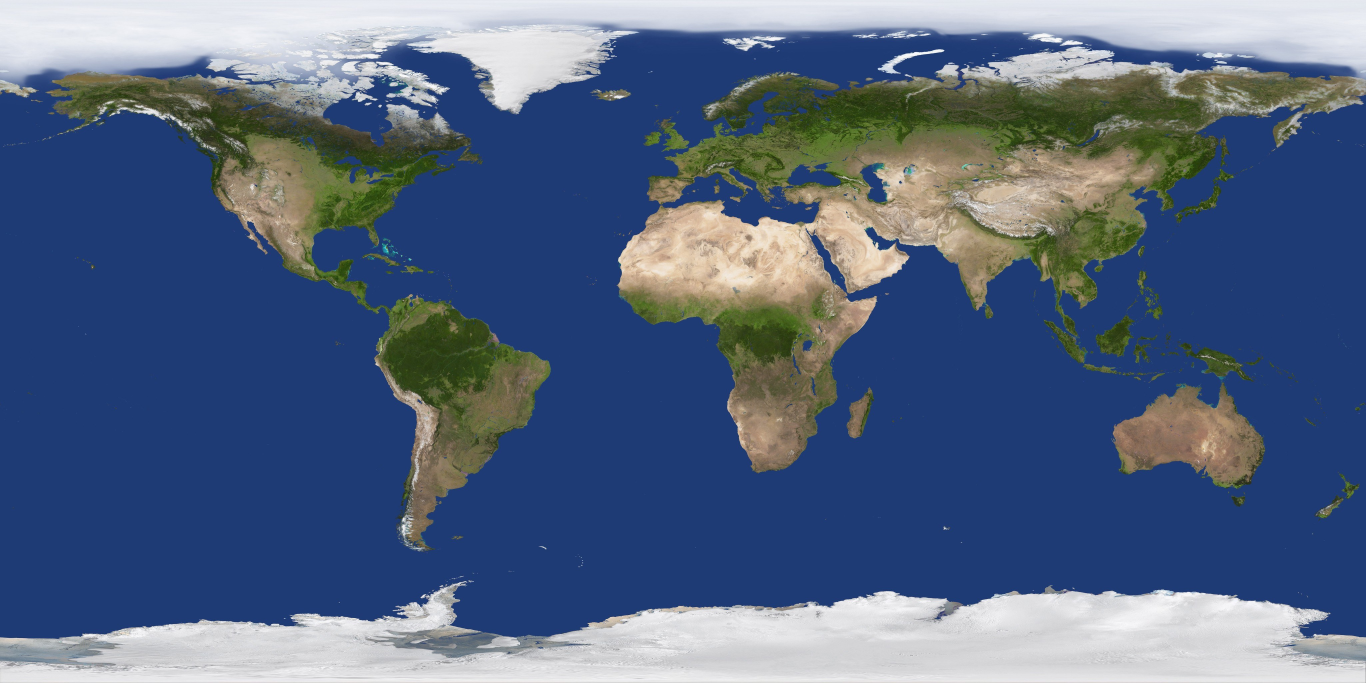
#> input picture assets/hi/earth_day.jpg, 4096 x 2048 px, found by its file name (shown at 1/3 size); its folder holds 7 pictures in this run
$ python rebuild_assets_8k.py
#> lines starting #> are read from the running program, lines starting #| are printed output that depends on the picture; after the words box and inside, x2 and y2 are one past the last pixel; in counts of white or black regions, pixels touching at a corner belong together
"""
Bangun ulang assets/hi/ dari sumber 8K (assets_src/ dan assets_raw/).
Tujuan: permintaan pengguna "asset mode pov sangat tidak HD, cari asset
paling HD dan realistik".

TEMUAN: assets_src/ dan assets_raw/ SUDAH berisi citra 8192x4096 (8K) untuk
Bumi, Bulan, Merkurius, Venus, Mars, Jupiter, Saturnus, Matahari — tetapi
assets/hi/ yang benar-benar dimuat aplikasi masih 4096x2048 (4K). Aset 8K
tersebut belum pernah diproses masuk. Skrip ini memprosesnya.

Aturan:
  - Sumber diambil dari assets_src/ bila ada (sudah dipotong/diperbaiki),
    else assets_raw/.
  - assets/hi/  = resolusi PENUH 8K (8192x4096), JPEG q92.
  - assets/lo/  = 2048x1024 (naik dari 1024x512), JPEG q85.
  - Normal map: dibuat dari luminance, 2048x1024 untuk hi, 1024x512 untuk lo.
    Ditambahkan untuk Bumi (sebelumnya TIDAK ADA -> permukaan rata) dan
    planet/satelit batuan yang belum punya.
  - Verifikasi ukuran akhir dicetak; tidak ada klaim tanpa bukti.
"""
import os, sys
from PIL import Image, ImageFilter
import numpy as np

ROOT = os.path.dirname(os.path.dirname(os.path.abspath(__file__)))
SRC_A = os.path.join(ROOT, 'assets_src')     # sumber sudah dipotong
SRC_B = os.path.join(ROOT, 'assets_raw')     # sumber mentah
HI = os.path.join(ROOT, 'assets', 'hi')
LO = os.path.join(ROOT, 'assets', 'lo')
os.makedirs(HI, exist_ok=True)
os.makedirs(LO, exist_ok=True)

# nama tujuan -> kandidat sumber (urut prioritas), buat normal map?
PLAN = [
    ('earth_day.jpg',    ['earth_day.jpg', '8k_earth_daymap.jpg'],   True),
    ('earth_clouds.jpg', ['earth_clouds.jpg', '8k_earth_clouds.jpg'], False),
    ('earth_night.jpg',  ['earth_night.jpg', '8k_earth_nightmap.jpg'], False),
    ('moon.jpg',         ['moon.jpg', '8k_moon.jpg'],                True),
    ('mars.jpg',         ['mars.jpg', '8k_mars.jpg'],                True),
    ('mercury.jpg',      ['mercury.jpg', '8k_mercury.jpg'],          True),
    ('venus.jpg',        ['venus.jpg', '8k_venus_surface.jpg'],      False),
    ('jupiter.jpg',      ['jupiter.jpg', '8k_jupiter.jpg'],          False),
    ('saturn.jpg',       ['saturn.jpg', '8k_saturn.jpg'],            False),
    ('sun.jpg',          ['sun.jpg', '8k_sun.jpg'],                  False),
    ('uranus.jpg',       ['uranus.jpg', '2k_uranus.jpg'],            False),
    ('neptune.jpg',      ['neptune.jpg', '2k_neptune.jpg'],          False),
    ('io.jpg',           ['io.jpg', '_moon_io.org&utm_campaign=imageinfo&utm_content=original'], True),
    ('europa.jpg',       ['europa.jpg', '_europa_big.jpg'],          True),
    ('ganymede.jpg',     ['ganymede.jpg', '_moon_ganymede.org&utm_campaign=imageinfo&utm_content=original'], True),
    ('callisto.jpg',     ['callisto.jpg', '_moon_callisto.org&utm_campaign=imageinfo&utm_content=original'], True),
    ('titan.jpg',        ['titan.jpg', '_moon_titan.org&utm_campaign=imageinfo&utm_content=original'], False),
    ('rhea.jpg',         ['rhea.jpg', '_moon_rhea.org&utm_campaign=imageinfo&utm_content=original'], True),
    ('iapetus.jpg',      ['iapetus.jpg', '_moon_iapetus.org&utm_campaign=imageinfo&utm_content=original'], True),
    ('triton.jpg',       ['triton.jpg', '_moon_triton.org&utm_campaign=imageinfo&utm_content=original'], True),
    ('titania.jpg',      ['titania.jpg', '_moon_titania.org&utm_campaign=imageinfo&utm_content=original'], True),
    ('phobos.jpg',       ['phobos.png', '_moon_phobos.org&utm_campaign=imageinfo&utm_content=original'], True),
    ('deimos.jpg',       ['deimos.jpg', '_deimos.jpg'],              True),
]

HI_MAX = 8192
LO_MAX = 2048
NORMAL_HI = 2048
NORMAL_LO = 1024


def find_src(names):
    for n in names:
        for d in (SRC_A, SRC_B):
            p = os.path.join(d, n)
            if os.path.exists(p):
                return p
    return None


def sobel_normal(src_path, dst_path, size, strength=2.6, blur=0.6):
    img = Image.open(src_path).convert('L')
    w, h = img.size
    tw = min(w, size)
    th = max(1, int(round(h * tw / w)))
    img = img.resize((tw, th), Image.LANCZOS)
    if blur > 0:
        img = img.filter(ImageFilter.GaussianBlur(blur))
    a = np.asarray(img, dtype=np.float32) / 255.0
    gx = np.zeros_like(a); gy = np.zeros_like(a)
    gx[:, 1:-1] = (a[:, 2:] - a[:, :-2]) * 0.5
    gy[1:-1, :] = (a[2:, :] - a[:-2, :]) * 0.5
    gx[:, 0]  = (a[:, 1] - a[:, -1]) * 0.5
    gx[:, -1] = (a[:, 0] - a[:, -2]) * 0.5
    nx = -gx * strength; ny = gy * strength; nz = np.ones_like(a)
    ln = np.sqrt(nx*nx + ny*ny + nz*nz)
    nx, ny, nz = nx/ln, ny/ln, nz/ln
    rgb = np.stack([((nx*0.5+0.5)*255), ((ny*0.5+0.5)*255), ((nz*0.5+0.5)*255)], axis=-1).astype(np.uint8)
    Image.fromarray(rgb, 'RGB').save(dst_path, 'JPEG', quality=85, optimize=True)
    return Image.open(dst_path).size


def resize_to(im, maxw):
    w, h = im.size
    if w <= maxw:
        return im
    tw = maxw
    th = max(1, int(round(h * tw / w)))
    return im.resize((tw, th), Image.LANCZOS)


print('=' * 74)
print('MEMBANGUN ULANG ASET DARI SUMBER 8K')
print('=' * 74)

report = []
for dst, cands, want_normal in PLAN:
    sp = find_src(cands)
    if not sp:
        print(f'  LEWAT  {dst:20s} (sumber tidak ada)')
        continue
    im = Image.open(sp)
#> im is the input picture: PIL image 4096x2048 RGB; mean R, G, B 84, 101.2, 129.5
    if im.mode not in ('RGB', 'L'):
        im = im.convert('RGB')
    src_size = im.size
#> src_size = (4096, 2048)

    # ---- HI: resolusi penuh (maks 8192) ----
    hi_im = resize_to(im, HI_MAX)
    hi_path = os.path.join(HI, dst)
    if dst.endswith('.png'):
        hi_im.save(hi_path, 'PNG', optimize=True)
    else:
        hi_im.convert('RGB').save(hi_path, 'JPEG', quality=92, optimize=True, progressive=True)

    # ---- LO: 2048 (naik dari 1024) ----
    lo_im = resize_to(im, LO_MAX)
    lo_path = os.path.join(LO, dst)
    if dst.endswith('.png'):
        lo_im.save(lo_path, 'PNG', optimize=True)
    else:
        lo_im.convert('RGB').save(lo_path, 'JPEG', quality=85, optimize=True, progressive=True)

    line = f'  OK  {dst:20s} src {src_size[0]}x{src_size[1]} -> hi {hi_im.size[0]}x{hi_im.size[1]}  lo {lo_im.size[0]}x{lo_im.size[1]}'

    if want_normal:
        nd_hi = os.path.join(HI, dst.replace('.jpg', '_normal.jpg').replace('.png', '_normal.jpg'))
        s1 = sobel_normal(sp, nd_hi, NORMAL_HI)
#> in sobel_normal, `gx[:, 0]  = (a[:, 1] - a[:, -1]) * 0.5`: gx: shape (1024, 2048) float32; min -0.284, max 0.292, mean 1.21e-07
#> in sobel_normal, `gx[:, -1] = (a[:, 0] - a[:, -2]) * 0.5`: gx: shape (1024, 2048) float32; min -0.284, max 0.292, mean -8.81e-13
#> in sobel_normal, `rgb = np.stack([((nx*0.5+0.5)*255), ((ny*0.5+0.5)*255), ((nz*0.5+0.5)*..`:
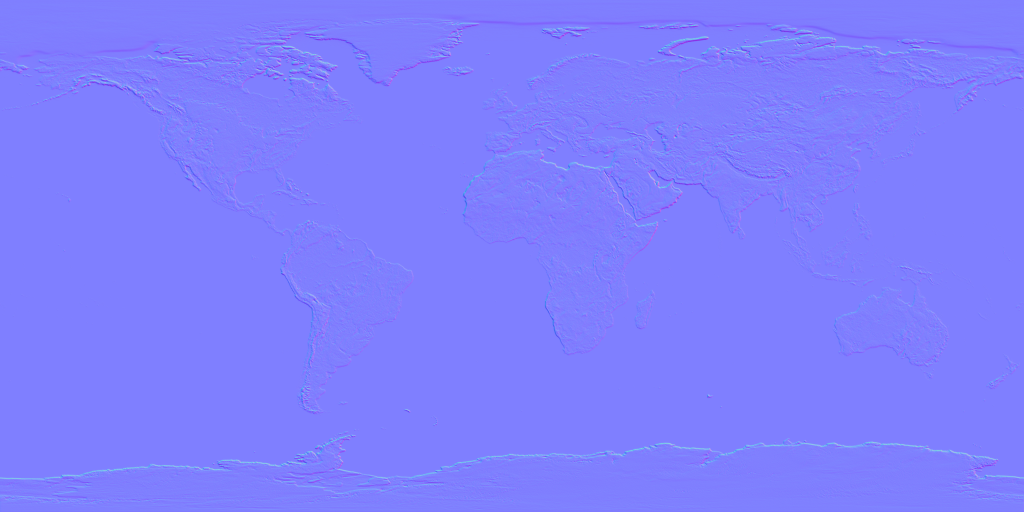
#> rgb: shape (1024, 2048, 3) (shown at 1/2 size); mean of channels 0, 1, 2 127, 127, 254.3; drawn as R, G, B
#> s1 = (2048, 1024)
        nd_lo = os.path.join(LO, dst.replace('.jpg', '_normal.jpg').replace('.png', '_normal.jpg'))
        s2 = sobel_normal(sp, nd_lo, NORMAL_LO)
#> call 2 of sobel_normal, with src_path = 'assets_src/earth_day.jpg', dst_path = 'assets/lo/earth_day_normal.jpg', size = 1024, strength = 2.6, blur = 0.6
#> in sobel_normal (call 2), `img = img.resize((tw, th), Image.LANCZOS)`:
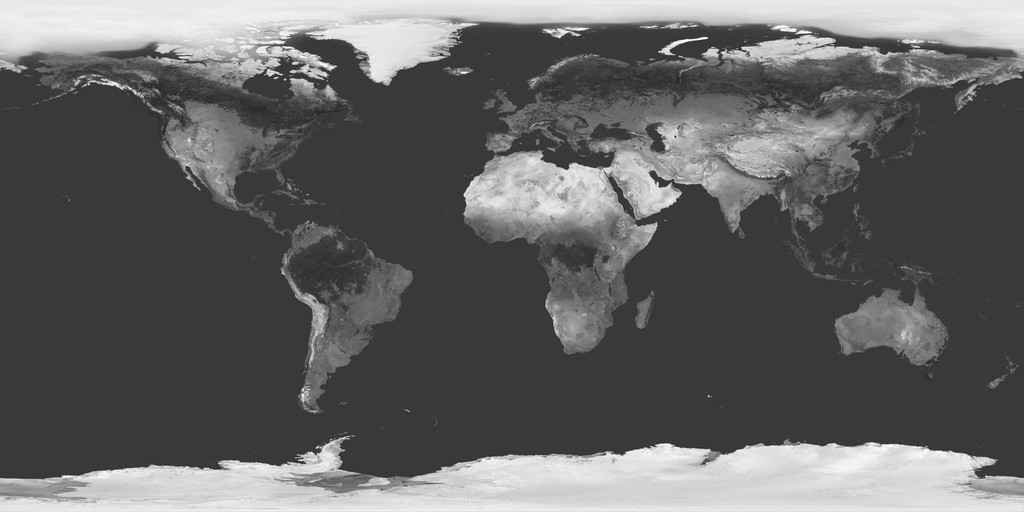
#> img: PIL image 1024x512 L; min 36, max 255, mean 99.3
#> in sobel_normal (call 2), `gx[:, 1:-1] = (a[:, 2:] - a[:, :-2]) * 0.5`:
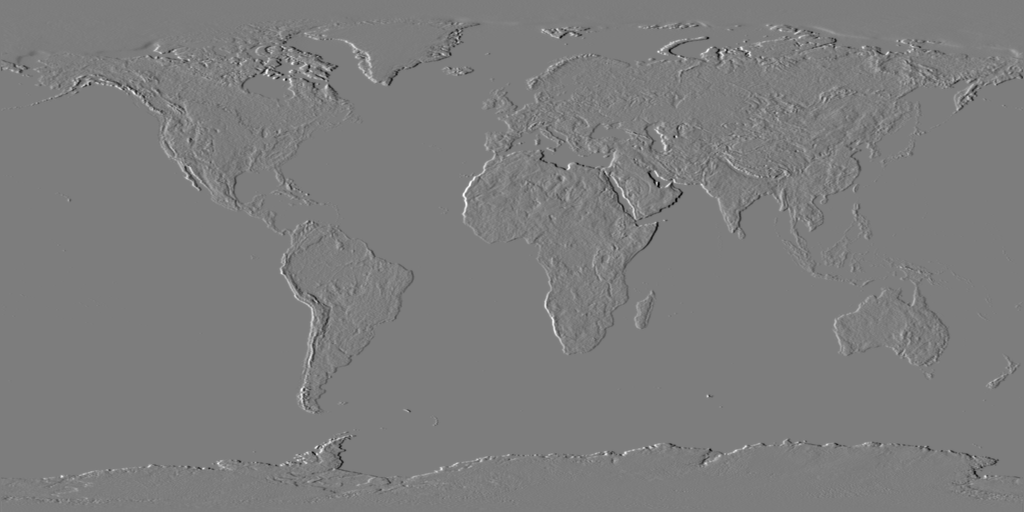
#> gx: shape (512, 1024) float32; min -0.276, max 0.284, mean 5.95e-07; drawn with min black and max white
#> in sobel_normal (call 2), `gx[:, 0]  = (a[:, 1] - a[:, -1]) * 0.5`: gx: shape (512, 1024) float32; 0.02% of pixels changed, all inside (x1, y1, x2, y2) = (0, 1, 1, 512)
#> in sobel_normal (call 2), `gx[:, -1] = (a[:, 0] - a[:, -2]) * 0.5`: gx: shape (512, 1024) float32; min -0.276, max 0.284, mean 1.28e-13
#> in sobel_normal (call 2), `nx = -gx * strength`:
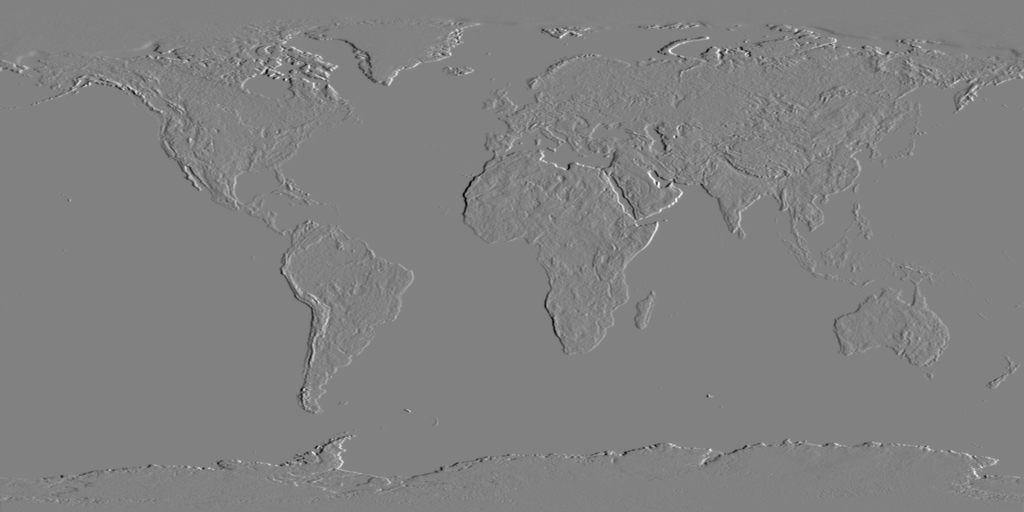
#> nx: shape (512, 1024) float32; min -0.739, max 0.719, mean 3.09e-12; drawn with min black and max white
#> in sobel_normal (call 2), `ln = np.sqrt(nx*nx + ny*ny + nz*nz)`:
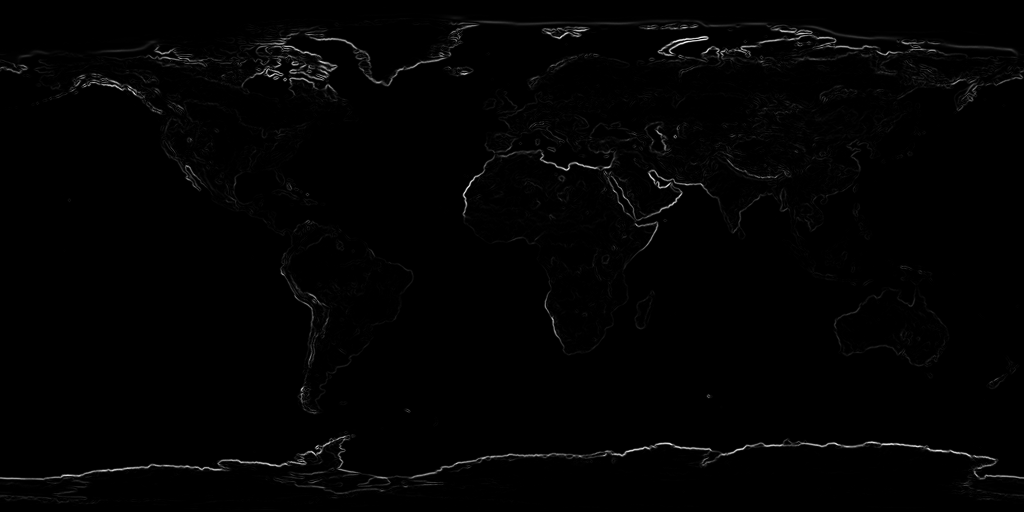
#> ln: shape (512, 1024) float32; min 1, max 1.36, mean 1; drawn with min black and max white
#> in sobel_normal (call 2), `nx, ny, nz = nx/ln, ny/ln, nz/ln`:
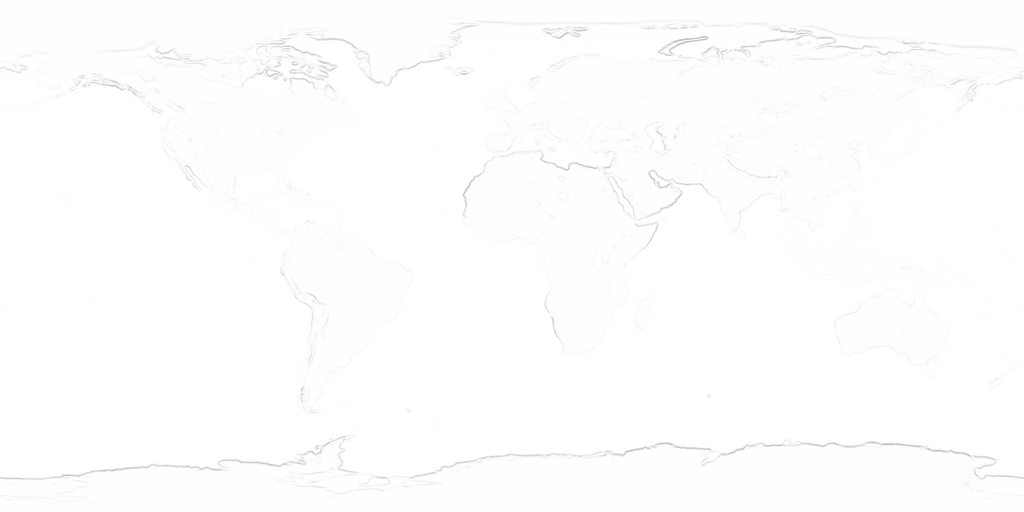
#> nz: shape (512, 1024) float32; min 0.733, max 1, mean 0.996
#> in sobel_normal (call 2), `rgb = np.stack([((nx*0.5+0.5)*255), ((ny*0.5+0.5)*255), ((nz*0.5+0.5)*..`:
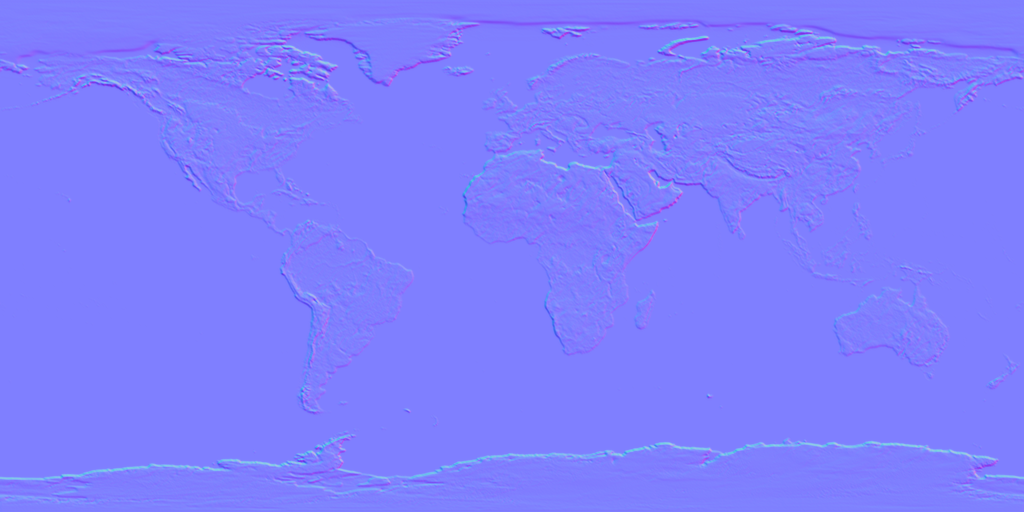
#> rgb: shape (512, 1024, 3); mean of channels 0, 1, 2 127, 127, 254.2; drawn as R, G, B
#> s2 = (1024, 512)
        line += f'  + normal {s1[0]}x{s1[1]}'
    print(line)
#|   OK  earth_day.jpg        src 4096x2048 -> hi 4096x2048  lo 2048x1024  + normal 2048x1024
    report.append(dst)

print()
print('Ringkasan:')
print(f'  Berkas diproses : {len(report)}')
print(f'  HI  (8192)      : {len([f for f in os.listdir(HI)])} berkas, '
      f'{sum(os.path.getsize(os.path.join(HI, f)) for f in os.listdir(HI))/1048576:.1f} MB')
print(f'  LO  (2048)      : {len([f for f in os.listdir(LO)])} berkas, '
      f'{sum(os.path.getsize(os.path.join(LO, f)) for f in os.listdir(LO))/1048576:.1f} MB')
